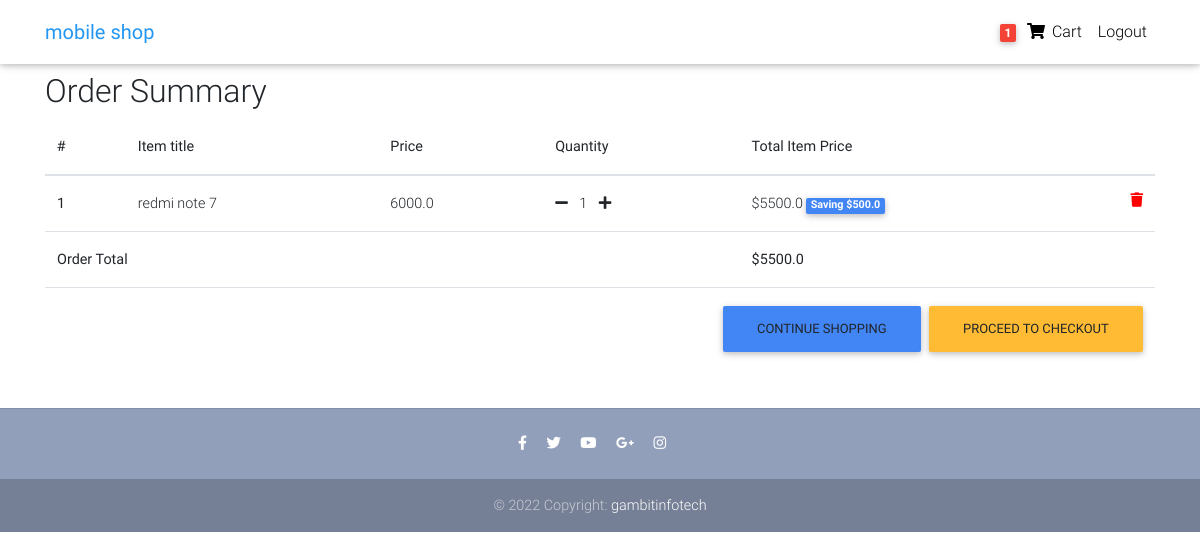
Page /order-summary/ (signed in) on the committed database.
### core/models.py (models this page shows, shortened)
class Order(models.Model):
    user = models.ForeignKey(settings.AUTH_USER_MODEL,
                             on_delete=models.CASCADE)
    ref_code = models.CharField(max_length=20, blank=True, null=True)
    items = models.ManyToManyField(OrderItem)
    start_date = models.DateTimeField(auto_now_add=True)
    ordered_date = models.DateTimeField()
    ordered = models.BooleanField(default=False)
    shipping_address = models.ForeignKey(
        'Address', related_name='shipping_address', on_delete=models.SET_NULL, blank=True, null=True)
    billing_address = models.ForeignKey(
        'Address', related_name='billing_address', on_delete=models.SET_NULL, blank=True, null=True)
    payment = models.ForeignKey(
        'Payment', on_delete=models.SET_NULL, blank=True, null=True)
    coupon = models.ForeignKey(
        'Coupon', on_delete=models.SET_NULL, blank=True, null=True)
    being_delivered = models.BooleanField(default=False)
    received = models.BooleanField(default=False)
    refund_requested = models.BooleanField(default=False)
    refund_granted = models.BooleanField(default=False)
    '''
    1. Item added to cart
    2. Adding a billing address
    (Failed checkout)
    3. Payment
    (Preprocessing, processing, packaging etc.)
    4. Being delivered
    5. Received
    6. Refunds
    '''
    def get_total(self):
        total = 0
        for order_item in self.items.all():
            total += order_item.get_final_price()
        if self.coupon:
            total -= self.coupon.amount
        return total

class OrderItem(models.Model):
    user = models.ForeignKey(settings.AUTH_USER_MODEL,
                             on_delete=models.CASCADE)
    ordered = models.BooleanField(default=False)
    item = models.ForeignKey(Item, on_delete=models.CASCADE)
    quantity = models.IntegerField(default=1)
    def get_total_item_price(self):
        return self.quantity * self.item.price
    def get_total_discount_item_price(self):
        return self.quantity * self.item.discount_price
    def get_amount_saved(self):
        return self.get_total_item_price() - self.get_total_discount_item_price()
    def get_final_price(self):
        if self.item.discount_price:
            return self.get_total_discount_item_price()
        return self.get_total_item_price()

class Item(models.Model):
    title = models.CharField(max_length=100)
    price = models.FloatField()
    discount_price = models.FloatField(blank=True, null=True)
    category = models.CharField(choices=CATEGORY_CHOICES, max_length=2)
    label = models.CharField(choices=LABEL_CHOICES, max_length=1)
    slug = models.SlugField()
    description = models.TextField()
    image = models.ImageField()
    image2 = models.ImageField()
    image3 = models.ImageField()

### core/views.py (the view)
# urls.py: path('order-summary/', OrderSummaryView.as_view(), name='order-summary'),
class OrderSummaryView(LoginRequiredMixin, View):
    def get(self, *args, **kwargs):
        try:
            order = Order.objects.get(user=self.request.user, ordered=False)
            context = {
                'object': order
            }
            return render(self.request, 'order_summary.html', context)
        except ObjectDoesNotExist:
            messages.warning(self.request, "You do not have an active order")
            return redirect("/")

### core/templatetags/cart_template_tags.py (called while the page is built)
@register.filter
def cart_item_count(user):
    if user.is_authenticated:
        qs = Order.objects.filter(user=user, ordered=False)
        if qs.exists():
            return qs[0].items.count()
    return 0

### templates/order_summary.html (shortened to what this page needs)
{% extends "base.html" %}
{% block content %}
  <main>
    <div class="container">
    <div class="table-responsive text-nowrap">
    <h2>Order Summary</h2>
    <table class="table">
        <thead>
        <tr>
            <th scope="col">#</th>
            <th scope="col">Item title</th>
            <th scope="col">Price</th>
            <th scope="col">Quantity</th>
            <th scope="col">Total Item Price</th>
        </tr>
        </thead>
        <tbody>
        {% for order_item in object.items.all %}
        <tr>
            <th scope="row">{{ forloop.counter }}</th>
            <td>{{ order_item.item.title }}</td>
            <td>{{ order_item.item.price }}</td>
            <td>
                <a href="{% url 'core:remove-single-item-from-cart' order_item.item.slug %}"><i class="fas fa-minus mr-2"></i></a>
                {{ order_item.quantity }}
                <a href="{% url 'core:add-to-cart' order_item.item.slug %}"><i class="fas fa-plus ml-2"></i></a>
            </td>
            <td>
            {% if order_item.item.discount_price %}
                ${{ order_item.get_total_discount_item_price }}
                <span class="badge badge-primary">Saving ${{ order_item.get_amount_saved }}</span>
            {% else %}
                ${{ order_item.get_total_item_price }}
            {% endif %}
            <a style='color: red;' href="{% url 'core:remove-from-cart' order_item.item.slug %}">
                <i class="fas fa-trash float-right"></i>
            </a>
            </td>
        </tr>
        {% endfor %}
        {% if object.get_total %}
        <tr>
            <td colspan="4"><b>Order Total</b></td>
            <td><b>${{ object.get_total }}</b></td>
        </tr>
        <tr>
            <td colspan="5">
            <a class='btn btn-warning float-right ml-2' href='/checkout/'>Proceed to checkout</a>
            <a class='btn btn-primary float-right' href='/'>Continue shopping</a>
            </td>
        </tr>
        {% endif %}
        </tbody>
    </table>
    </div>
    </div>
  </main>
{% endblock content %}

### templates/navbar.html (shortened to what this page needs)
{% load cart_template_tags %}
<nav class="navbar fixed-top navbar-expand-lg navbar-light white scrolling-navbar">
  <div class="container">
    <a class="navbar-brand waves-effect" href="/">
      <strong class="blue-text">mobile shop</strong>
    </a>
    <div class="collapse navbar-collapse" id="navbarSupportedContent">
      <ul class="navbar-nav nav-flex-icons">
        {% if request.user.is_authenticated %}
        <li class="nav-item">
          <a href="{% url 'core:order-summary' %}" class="nav-link waves-effect">
            <span class="badge red z-depth-1 mr-1"> {{ request.user|cart_item_count }} </span>
            <i class="fas fa-shopping-cart"></i>
            <span class="clearfix d-none d-sm-inline-block"> Cart </span>
          </a>
        </li>
        <li class="nav-item">
          <a class="nav-link waves-effect" href="{% url 'account_logout' %}">
            <span class="clearfix d-none d-sm-inline-block"> Logout </span>
          </a>
        </li>
        {% endif %}
      </ul>
    </div>
  </div>
</nav>

### templates/base.html (style rules this page uses)
html, body, header, .carousel { height: 60vh; }

### rows in the picture
OrderItem: item "redmi note 7", item.price "6000.0", quantity "1", get_total_discount_item_price "5500.0", get_amount_saved "500.0"
Order: get_total "5500.0"

### other values in the picture
{{ request.user|cart_item_count }} "1"
